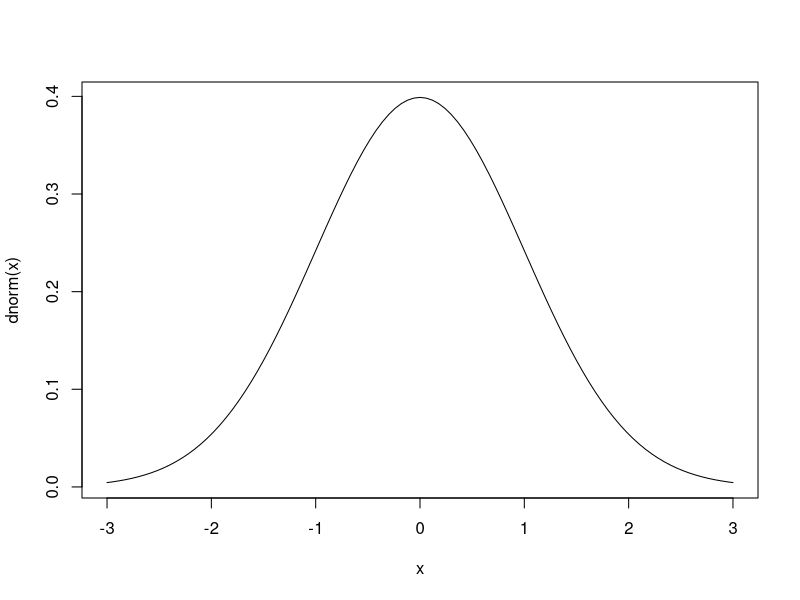
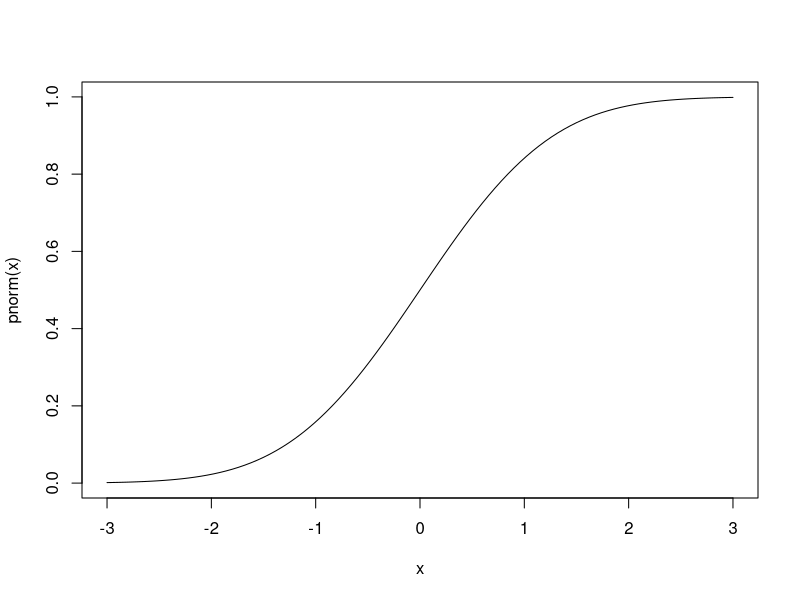
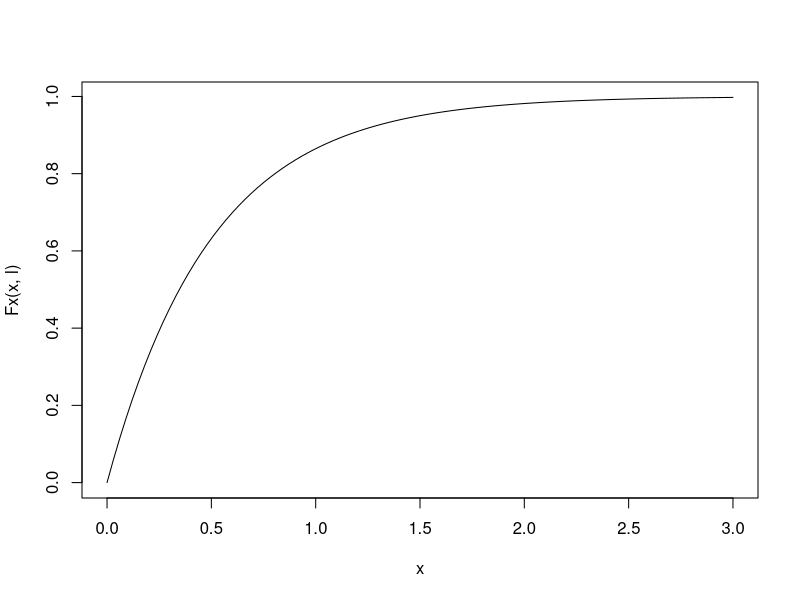
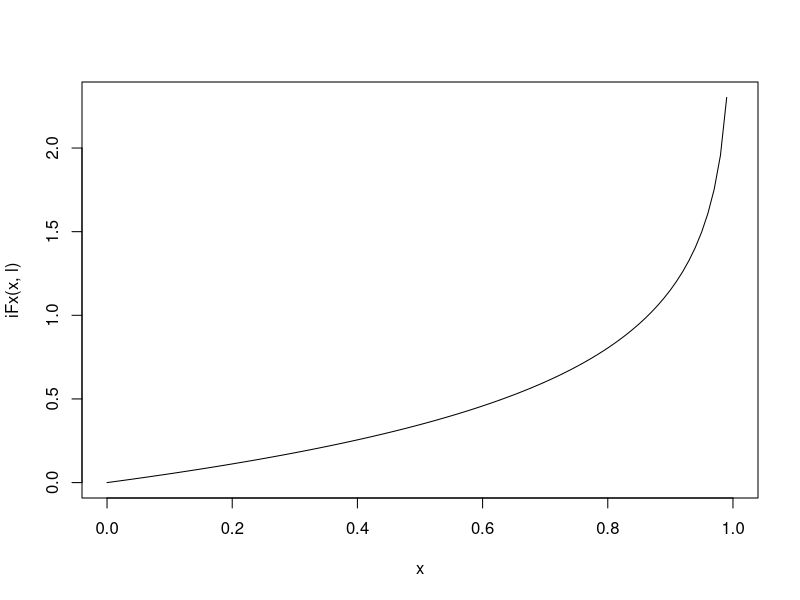
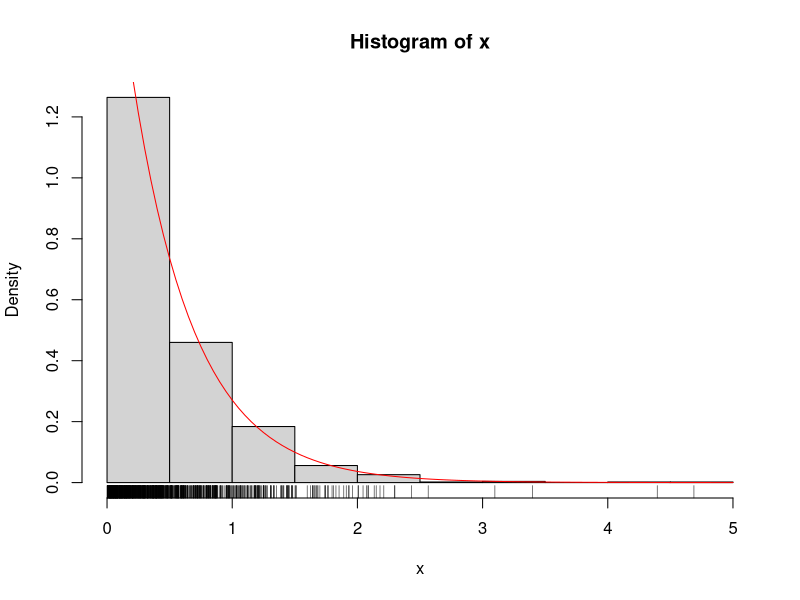
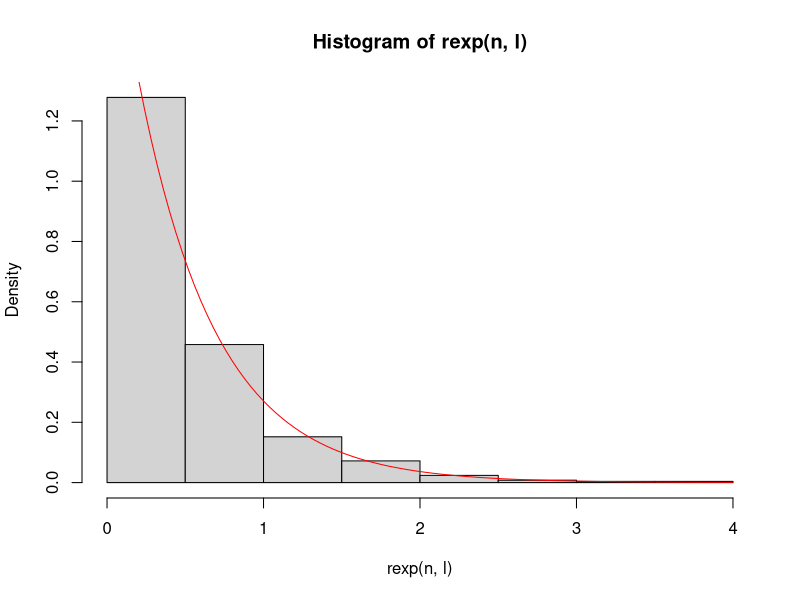
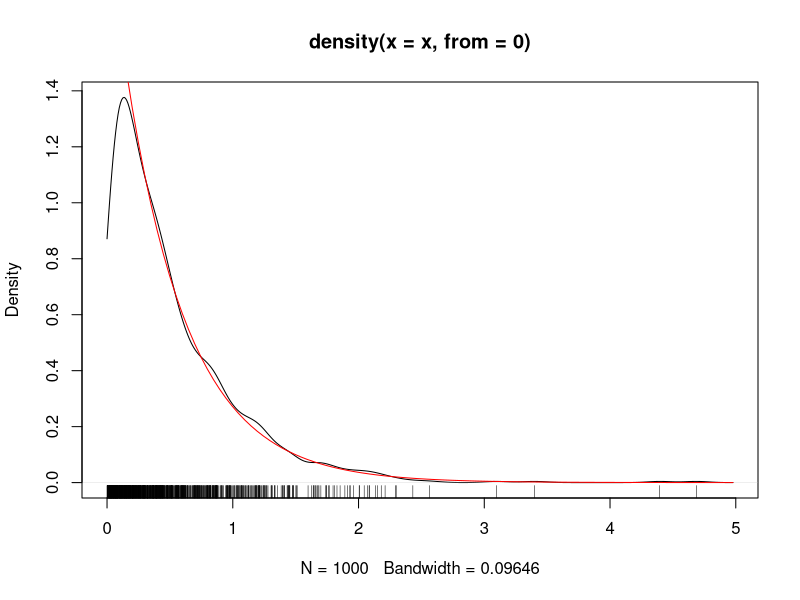
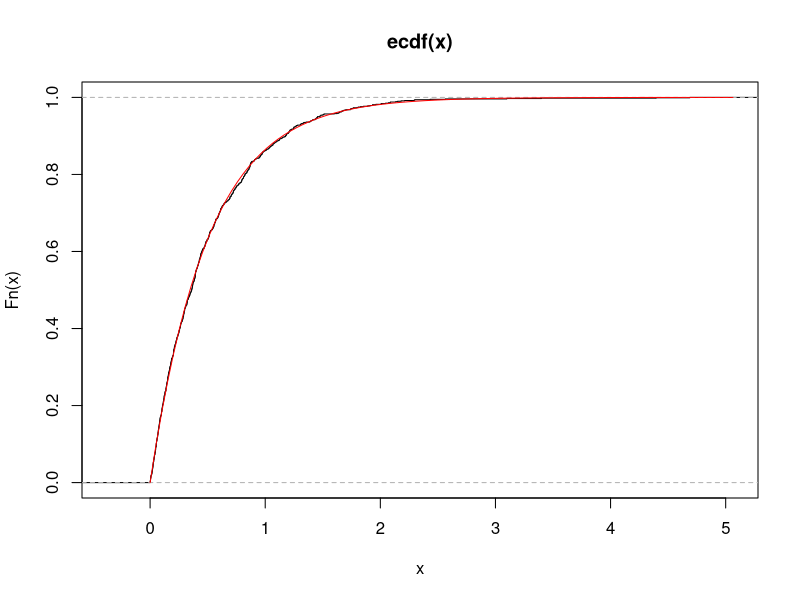

These figures' R source, in order:
################################################
###    Ciência de dados em software livre    ###
###         http://filipezabala.com          ###
###  https://github.com/filipezabala/cddesl  ###
###            Início: 2020-10-11            ###
###      Última atualização: 2021-06-26      ###
################################################

# Playlist
# https://www.youtube.com/playlist?list=PLgnUrXr7_7coSfm067nFXPvShO18o6GQ_

### Textos
# https://cran.r-project.org/doc/manuals/r-release/R-intro.pdf
# http://r4ds.had.co.nz/
# https://www.curso-r.com/
# https://www.ufrgs.br/wiki-r
# http://www.burns-stat.com/pages/Tutor/R_inferno.pdf
# https://www.amazon.com/ggplot2-Elegant-Graphics-Data-Analysis/dp/331924275X/

### Formulários e resumos
# https://www.rstudio.com/resources/cheatsheets/
# https://www.causascientia.org/math_stat/Dists/Compendium.pdf

### Gráficos
# https://plot.ly/r/
# https://www.r-graph-gallery.com/
# https://github.com/d3/d3/wiki/Gallery
# http://kateto.net/network-visualization
# https://www.shinyapps.org/apps/RGraphCompendium/index.php
# http://r-statistics.co/Top50-Ggplot2-Visualizations-MasterList-R-Code.html

### Links para a instalação do R e RStudio
# https://cloud.r-project.org/
# https://www.rstudio.com/products/rstudio/download/preview/

### (R) tools
# https://cran.r-project.org/bin/windows/Rtools/
# https://cran.r-project.org/bin/macosx/tools/

### Tópicos
#  0 A primeira seção de R e RStudio
#  1 Funções básicas do R e RStudio
#  2 Objetos e funções úteis
#  3 Criando e manipulando funções
#  4 Manipulando dados com dplyr and tidyr
#  5 Estatística	descritiva, visualização e séries temporais
#  6 Probabilidade
#  7 Cadeias de Markov
#  8 Simulação  <-- 
#  9 Inferência
# 10 Tópicos em Modelos Lineares Generalizados
# 11 Aprendizado de máquina


###################
### 8 Simulação ###
###################

## Método da transformação inversa

curve(dnorm(x), -3,3)
curve(pnorm(x), -3,3)

# Teorema da Transformação Integral de Probabilidade (Kotz et al (2005), p. 6476)
# Se uma variável aleatória X tem uma função de distribuição contínua 
# F(x), então a variável aleatória U = F(X) tem uma distribuição uniforme 
# no intervalo (0,1), ou seja, é uma variável aleatória U(0,1).

# 1. Gere n números (pseudo-)aleatórios de uma U(0,1)
# 2. Aplique os n números em F^{-1}, a inversa da função F desejada
# 3. Calcule F^{-1}(u)


# Distribuição exponencial
# (adaptado de http://www.leg.ufpr.br/~walmes/ensino/ce089-2015-02/aula03_tip-2015-02.html )
Fx <- function(x, lambda){
  1-exp(-lambda*x)
}

iFx <- function(x, lambda){
  -log(1-x)/lambda
}

# gráficos das funções
l <- 2
curve(Fx(x, l), 0, 3)
curve(iFx(x, l), 0, 1)

# simulando
n <- 1000
u <- runif(n)
x <- iFx(u, l)

# histograma
hist(x, probability = T)
curve(l*exp(-l*x), add = T, col = 'red')
rug(x)
hist(rexp(n, l), probability = T) # função stats::rexp
curve(l*exp(-l*x), add = T, col = 'red')

# densidade
plot(density(x, from = 0))
curve(l*exp(-l*x), add = T, col = 'red')
rug(x)

# FDA empírica
plot(ecdf(x))
curve(Fx(x, lambda = l), add = T, col = 'red', from = 0)

# PP-plot
Pobs <- (1:length(x))/length(x) # Freq. rel. acum. observadas.
Pteo <- Fx(sort(x), lambda = l) # Prob acum. teóricas.

plot(Pobs ~ Pteo, pch = '.',
     xlab = 'Frequências relativas acumuladas teóricas',
     ylab = 'Probabilidades acumuladas observadas')
abline(a = 0, b = 1, col = 'red')

# Exercício. Considere a função f(x) = 2x/9, 0 < x < 3.
# a. Verifique se f(x) é uma função densidade de probabilidade.
# b. Encontre F(x). R. F(x) = x^2/9
# c. Simule F(x) pelo método da da transformação inversa.


## Método da rejeição

# 1. Retire uma amostra de um ponto no eixo x da distribuição da proposta.
# 2. Desenhe uma linha vertical nesta posição x, até o valor y máximo da função de densidade de probabilidade da distribuição da proposta.
# 3. Faça a amostragem uniformemente ao longo desta linha de 0 ao máximo da função de densidade de probabilidade. Se o valor amostrado for maior que o valor da distribuição desejada nesta linha vertical, rejeite o valor x e volte para a etapa 1; caso contrário, o valor x é uma amostra da distribuição desejada.


# Adaptado de Esteves, Izbicki & Stern (2020-01-10) - Inferência Bayesiana. p. 91
# https://raw.githubusercontent.com/rbstern/bayesian_inference_book/gh-pages/book.pdf

#############################################################################
## Código ilustrativo em R para o método da rejeição                       ##
## B: tamanho da amostra a ser gerada                                      ##
## pf.avaliar: calcula o valor de uma função proporcional a f.             ##
## h.avaliar: calcula o valor da densidade h.                              ##
## h.gerar: gera uma variável aleatória com densidade h.                   ##
## M: a constante usada no método da rejeição.                             ##
## ss: parâmetro do set.seed. Padrão NULL, i.e., sem semente fixa.         ##
## retorna: uma variável aleatória de densidade proporcional a pf.avaliar. ## 
############################################################################# 

amostrador_rejeicao <- function(B, pf.avaliar, h.avaliar, h.gerar, M){
  amostra <- vector('list', B) 
  for(i in 1:B){
    P <- h.gerar()
    while(runif(1,0,1) > pf.avaliar(P)/(M*h.avaliar(P))){
      P <- h.gerar() 
    }
    amostra[[i]] <- P
  }
  return(amostra) 
}

####################################################### 
## retorna: uma variável aleatória de densidade      ##
## uniforme no círculo de raio 1 e centro na origem. ## 
####################################################### 
B <- 1000
h.gerar <- function() runif(2,-1,1)
h.avaliar <- function(x) ((x[1]^2 <= 1) & (x[2]^2 <= 1))/4 
pf.avaliar <- function(x) (x[1]^2 + x[2]^2 <= 1)/pi
M <- 4/pi
dados <- amostrador_rejeicao(B, pf.avaliar, h.avaliar, h.gerar, M)

# gráficos
library(tidyverse)
names(dados) <- 1:length(dados)
dados <- as_tibble(t(bind_rows(dados)))
colnames(dados) <- c('x','y')
ggplot(dados, aes(x,y)) +
  geom_point()

